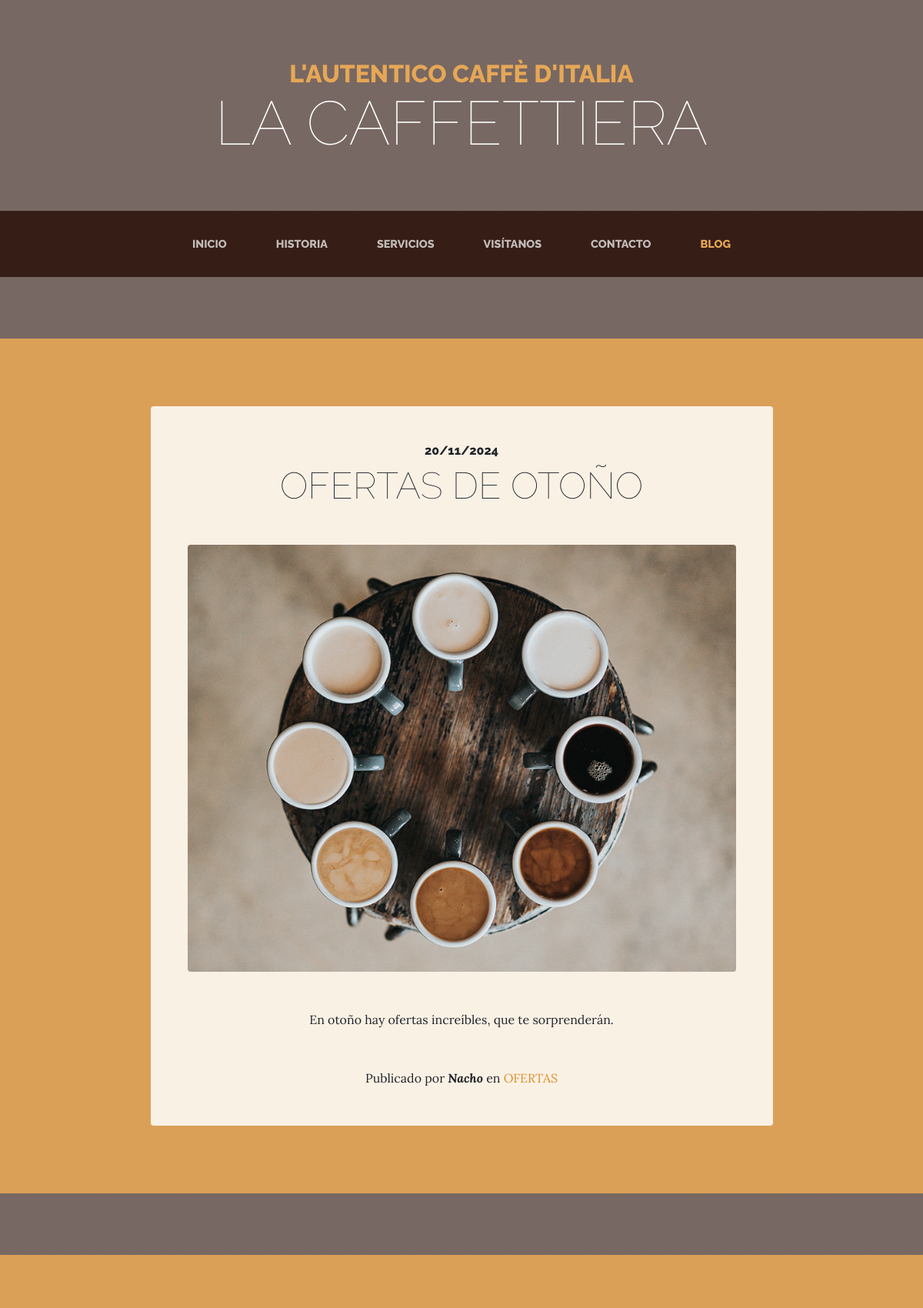
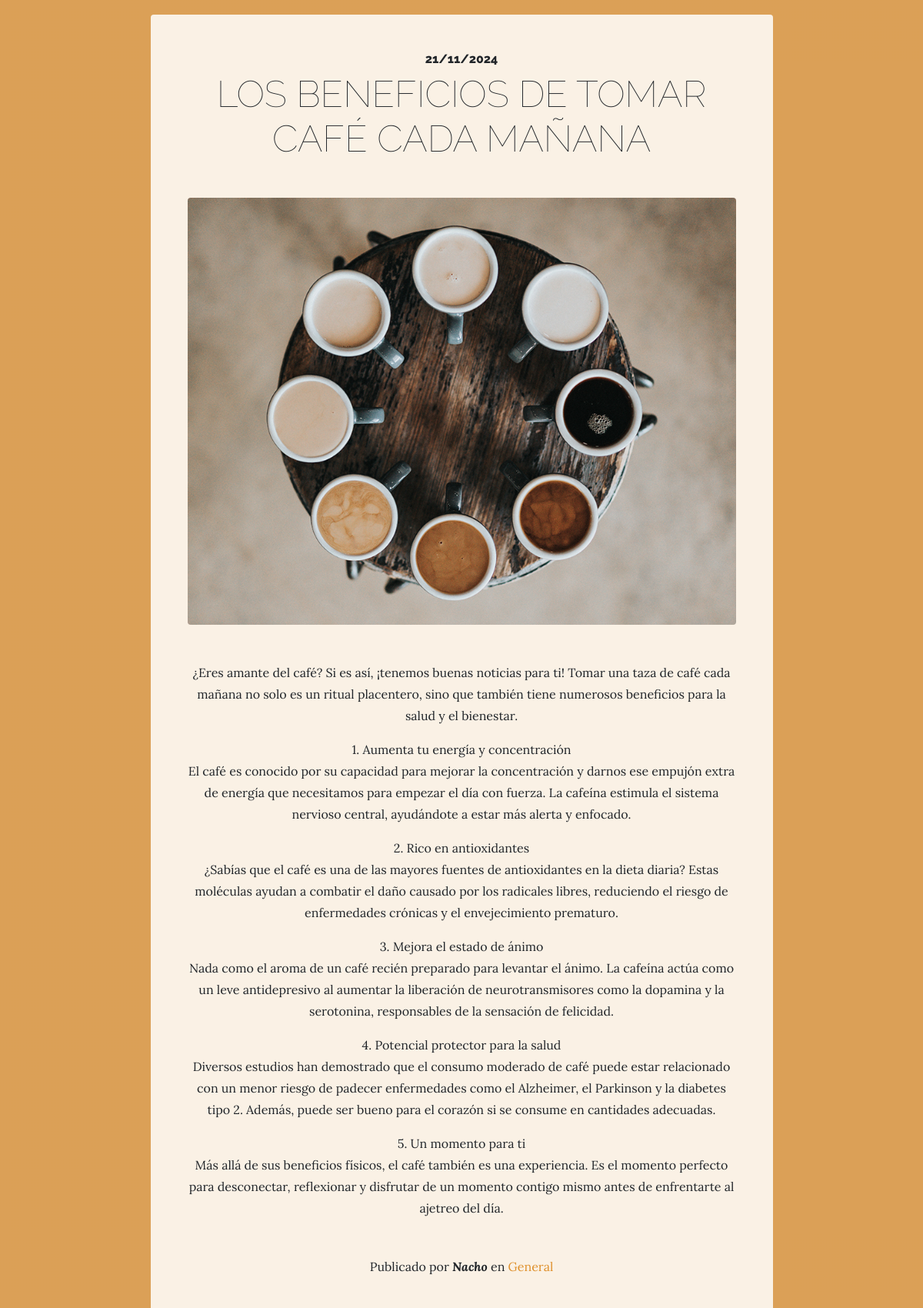
Screenshot of /blog/ (upper part) with the database file from the repository (2 pictures, top to bottom).
### blog/models.py (models this page shows, shortened)
class Post(models.Model):
    title = models.CharField(max_length=200,
        verbose_name="Título")
    content = models.TextField(
        verbose_name="Contenido")
    published = models.DateTimeField(default=now,
        verbose_name="Fecha de publicación")
    image = models.ImageField(upload_to="blog", null=True, blank=True,
        verbose_name="Imagen")
    author = models.ForeignKey(User, on_delete=models.CASCADE,
        verbose_name="Autor")
    categories = models.ManyToManyField(Category,
        verbose_name="Categorías", related_name='get_posts')
    created = models.DateTimeField(auto_now_add=True,
        verbose_name="Fecha de creación")
    updated = models.DateTimeField(auto_now=True,
        verbose_name="Fecha de edición")
    class Meta:
        verbose_name = "entrada"
        verbose_name_plural = "entradas"

class Category(models.Model):
    name = models.CharField(max_length=100,
        verbose_name="Nombre")
    created = models.DateTimeField(auto_now_add=True,
        verbose_name="Fecha de creación")
    updated = models.DateTimeField(auto_now=True,
        verbose_name="Fecha de edición")
    class Meta:
        verbose_name = "categoría"
        verbose_name_plural = "categorías"

### blog/views.py (the view)
# urls.py: path('', views.blog, name="blog"),
def blog(request):
    posts = Post.objects.all()
    return render(request, 'blog/blog.html', {'posts':posts})

### social/processors.py (called while the page is built)
def ctx_dict(request):
    ctx = {}
    links = Link.objects.all()
    for link in links:
        ctx[link.key] = link.url
    return ctx

### blog/templates/blog/blog.html (shortened to what this page needs)
{% extends 'core/base.html' %}
{% load static %}
{% block content %}
    {% for post in posts %}
    <section class="page-section cta">
        <div class="container">
            <div class="row">
                <div class="col-xl-9 mx-auto">
                    <div class="cta-innerv text-center rounded">
                    <h2 class="section-heading mb-5">
                        <span class="section-heading-upper">
                            {{post.published|date:"SHORT_DATE_FORMAT"}}</span>
                        <span class="section-heading-lower">
                            {{post.title}}</span>
                    </h2>
                    <p class="mb-0">
                        <img class="product-item-img mx-auto d-flex rounded img-fluid mb-3"
           src="{{ post.image.url }}" alt="{{ post.title }}">
                    </p>
                    <p class="mb-0 mbt">{{post.content|linebreaks}}</p>
                    <p class="mb-0 mbt">
                        <span class="section-heading-under">
                            Publicado por <em><b>{{post.author}}</b></em>
                            en
                            {% for category in post.categories.all %}
                                <a href="{% url 'category' category.id %}" class="link">
                        {{category.name}}</a>
                        {% endfor %}
                        </span>
                    </p>
                    </div>
                </div>
            </div>
        </div>
    </section>
    {% endfor %}
{% endblock %}

### core/templates/core/base.html (shortened to what this page needs)
<!DOCTYPE html>
<html lang="es">
<head>
    {% load static %}
    <link href="{% static 'core/vendor/bootstrap/css/bootstrap.min.css'%}" rel="stylesheet">
    <link href="{% static 'core/vendor/font-awesome/css/font-awesome.min.css' %}" rel="stylesheet" type="text/css">
    <link href="{% static 'core/css/business-casual.css' %}" rel="stylesheet">
</head>
<body>
    <h1 class="site-heading text-center text-white d-none d-lg-block">
        <span class="site-heading-upper text-primary mb-3">L'autentico caffè d'italia</span>
        <span class="site-heading-lower">La Caffettiera</span>
    </h1>
    <nav class="navbar navbar-expand-lg navbar-dark py-lg-4" id="mainNav">
        <div class="container">
            <div class="collapse navbar-collapse" id="navbarResponsive">
                <ul class="navbar-nav mx-auto">
                    <li class="nav-item px-lg-4 {% if request.path == '/' %}active{% endif %}">
                        <a class="nav-link text-uppercase text-expanded" href="{% url 'index' %}">Inicio</a>
                    </li>
                    <li class="nav-item px-lg-4 {% if request.path == '/about/' %}active{% endif %}">
                        <a class="nav-link text-uppercase text-expanded" href="{% url 'about' %}">Historia</a>
                    </li>
                    <li class="nav-item px-lg-4 {% if request.path == '/services/' %}active{% endif %}">
                        <a class="nav-link text-uppercase text-expanded" href="{% url 'services' %}">Servicios</a>
                    </li>
                    <li class="nav-item px-lg-4 {% if request.path == '/store/' %}active{% endif %}">
                        <a class="nav-link text-uppercase text-expanded" href="{% url 'store' %}">Visítanos</a>
                    </li>
                    <li class="nav-item px-lg-4 {% if request.path == '/contact/' %}active{% endif %}">
                        <a class="nav-link text-uppercase text-expanded" href="{% url 'contact' %}">Contacto</a>
                    </li>
                    <li class="nav-item px-lg-4 {% if request.path|slice:":6" == '/blog/' %}active{% endif %}">
                        <a class="nav-link text-uppercase text-expanded" href="{% url 'blog' %}">Blog</a>
                    </li>
                </ul>
            </div>
        </div>
    </nav>
    {% block content %} {% endblock %}
</body>
</html>

### core/static/core/css/business-casual.css (style rules this page uses)
body { font-family: 'Lora'; background: linear-gradient(rgba(47, 23, 15, 0.65), rgba(47, 23, 15, 0.65)), url("../img/bg.jpg"); background-attachment: fixed; background-position: center; background-size: cover; }
h1, h2, h3, h4, h5, h6 { font-family: 'Raleway'; }
p { line-height: 1.75; }
.site-heading { margin-top: 5rem; margin-bottom: 5rem; text-transform: uppercase; line-height: 1; font-family: 'Raleway'; }
.site-heading .site-heading-upper { display: block; font-size: 2rem; font-weight: 800; }
.site-heading .site-heading-lower { font-size: 5rem; font-weight: 100; line-height: 4rem; }
.page-section { margin-top: 5rem; margin-bottom: 5rem; }
.section-heading { text-transform: uppercase; }
.section-heading .section-heading-upper { display: block; font-size: 1rem; font-weight: 800; padding-bottom:.5rem; }
.section-heading .section-heading-lower { display: block; font-size: 3rem; font-weight: 100; }
#mainNav { background-color: rgba(47, 23, 15, 0.9); font-family: 'Raleway'; }
#mainNav .navbar-nav .nav-item .nav-link { color: rgba(255, 255, 255, 0.7); font-weight: 800; }
#mainNav .navbar-nav .nav-item.active .nav-link { color: #e6a756; }
@media (min-width: 992px) { #mainNav .navbar-nav .nav-item .nav-link { font-size: 0.9rem; } }
.cta { padding-top: 5rem; padding-bottom: 5rem; background-color: rgba(230, 167, 86, 0.9); }
.cta .cta-innerv { position: relative; padding: 3rem; margin: 0.5rem; background-color: rgba(255, 255, 255, 0.85); }
.text-primary { color: #e6a756 !important; }
.mbt { padding-top: 2rem; }
a.link { color: #df902a; }

### rows the page displays
Post: published "20/11/2024", title "OFERTAS DE OTOÑO", image (picture), content "En otoño hay ofertas increíbles, que te sorprenderán.", author "Nacho"
Category: name "OFERTAS"
Post: published "21/11/2024", title "LOS BENEFICIOS DE TOMAR CAFÉ CADA MAÑANA", image (picture), content "¿Eres amante del café? Si es así, ¡tenemos buenas noticias para ti! Tomar una taza de café cada mañana no solo es un ritual placentero, sino que también tiene numerosos beneficios para la salud y el bienestar. 1. Aumenta tu energía y concentración El café es conocido por su capacidad para mejorar la concentración y darnos ese empujón extra de energía que necesitamos para empezar el día con fuerza. La cafeína estimula el sistema nervioso central, ayudándote a estar más alerta y enfocado. 2. Rico en antioxidantes ¿Sabías que el café es una de las mayores fuentes de antioxidantes en la dieta diaria? Estas moléculas ayudan a combatir el daño causado por los radicales libres, reduciendo el…", author "Nacho"
Category: name "General"
